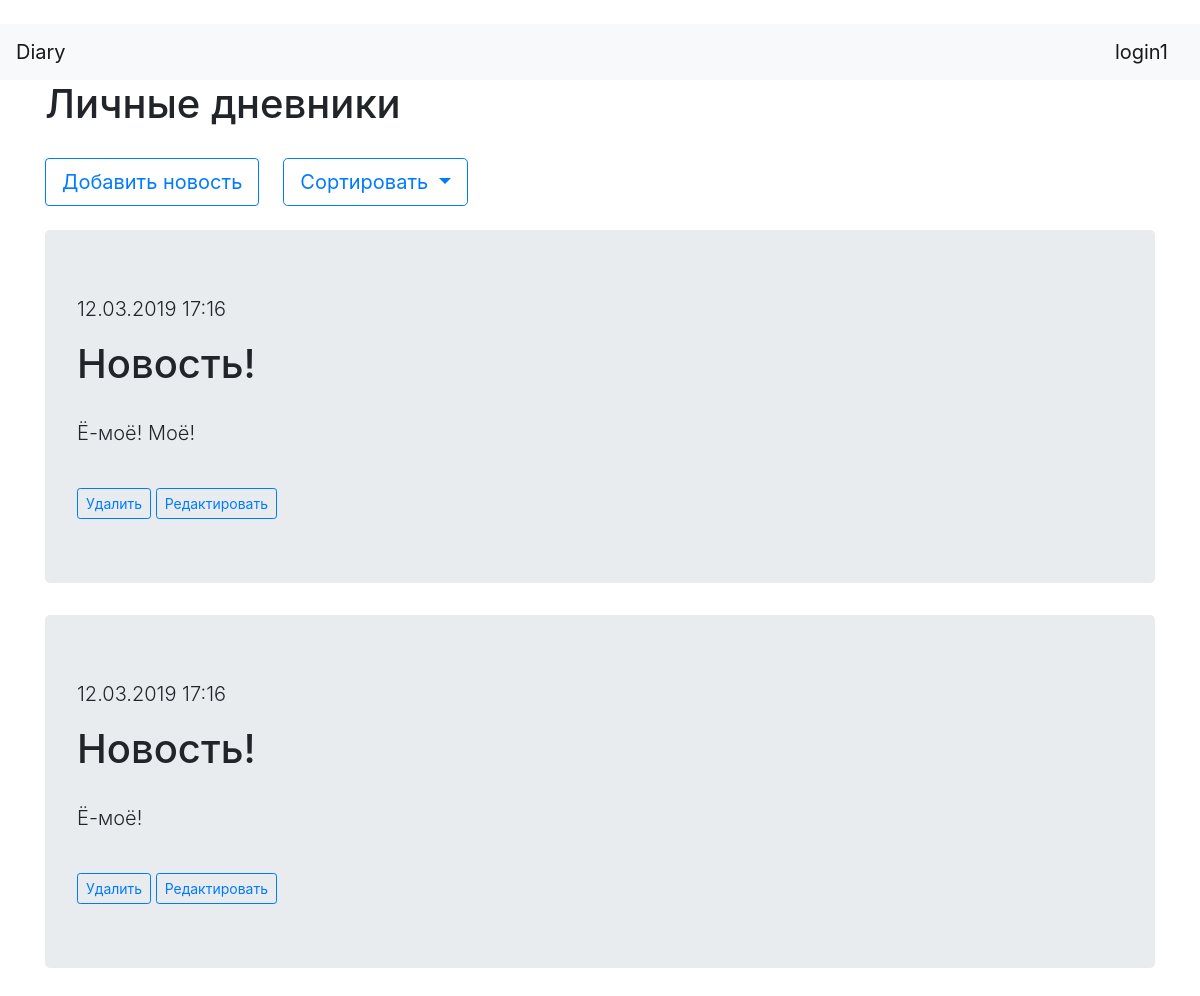
/ (signed in), run on the app's committed database.
### tables this page shows
CREATE TABLE news
                            (id INTEGER PRIMARY KEY AUTOINCREMENT,
                             title VARCHAR(100),
                             content VARCHAR(1000),
                             user_id INTEGER,
                             pub_date INTEGER
                             , "pic"	VARCHAR(100));

### application.py (the view)
@app.route('/')
def index():
    if "username" not in session:
        return redirect('/login')
    news = NewsModel(db.get_connection())
    all_news = []
    for i in news.get_all(session['userid'], session['sort']):
        all_news.append({'pic': Image.open("static/img/" + i[5]) if i[5] != "0" else i[5], 'pub_date': datetime.fromtimestamp(i[4]).strftime('%d.%m.%Y %H:%M'),
                        'content': i[2], 'title': i[1], 'nid': i[0]})
    return render_template('index.html', title='Личные дневники', news=all_news, Image=Image, os=os)

### db.py (called while the page is built)
    def get_connection(self):
        return self.conn

    def get_all(self, user_id=None, sort=0):
        if sort == 0:
            order = ' ORDER BY pub_date DESC'
        elif sort == 1:
            order = ' ORDER BY title'
        cursor = self.connection.cursor()
        if user_id:
            cursor.execute("SELECT * FROM news WHERE user_id = ?" + order,
                           (str(user_id),))
        else:
            cursor.execute("SELECT * FROM news" + order)
        rows = cursor.fetchall()
        return rows

### templates/index.html (shortened to what this page needs)
﻿{% extends "base.html" %}
{% block content %}
<h1>{{title}}</h1>
<div class="btn-group">
    <a href="/add_news" class="btn btn-outline-primary btn-lg mb-4 rounded" role="button">Добавить новость</a>
    <div class="dropdown">
        <button class="btn btn-outline-primary dropdown-toggle btn-lg ml-4" type="button" id="dropdownMenuButton"
                data-toggle="dropdown" aria-haspopup="true" aria-expanded="false">Сортировать
        </button>
    </div>
</div>
{% for new in news %}
<div class="jumbotron">
    <p class="lead">{{ new['pub_date'] }}</p>
    <h1 class="display-5">{{ new['title'] }}</h1>
    <p class="lead">{{ new['content'] }}</p>
    <a href="/delete_news/{{new['nid']}}" class="btn btn-outline-primary btn-sm mt-4" role="button">Удалить</a>
    <a href="/edit_news/{{new['nid']}}" class="btn btn-outline-primary btn-sm mt-4" role="button">Редактировать</a>
</div>
{% endfor %}
{% endblock %}

### templates/base.html (style rules this page uses)
h1 { margin-bottom: 30px }

### data on the page
news: pub_date "12.03.2019 17:16", title "Новость!", content "Ё-моё! Моё!"
news: pub_date "12.03.2019 17:16", title "Новость!", content "Ё-моё!"

### other printed values
{{ session['username'] }} "login1"
{{ title }} "Личные дневники"
